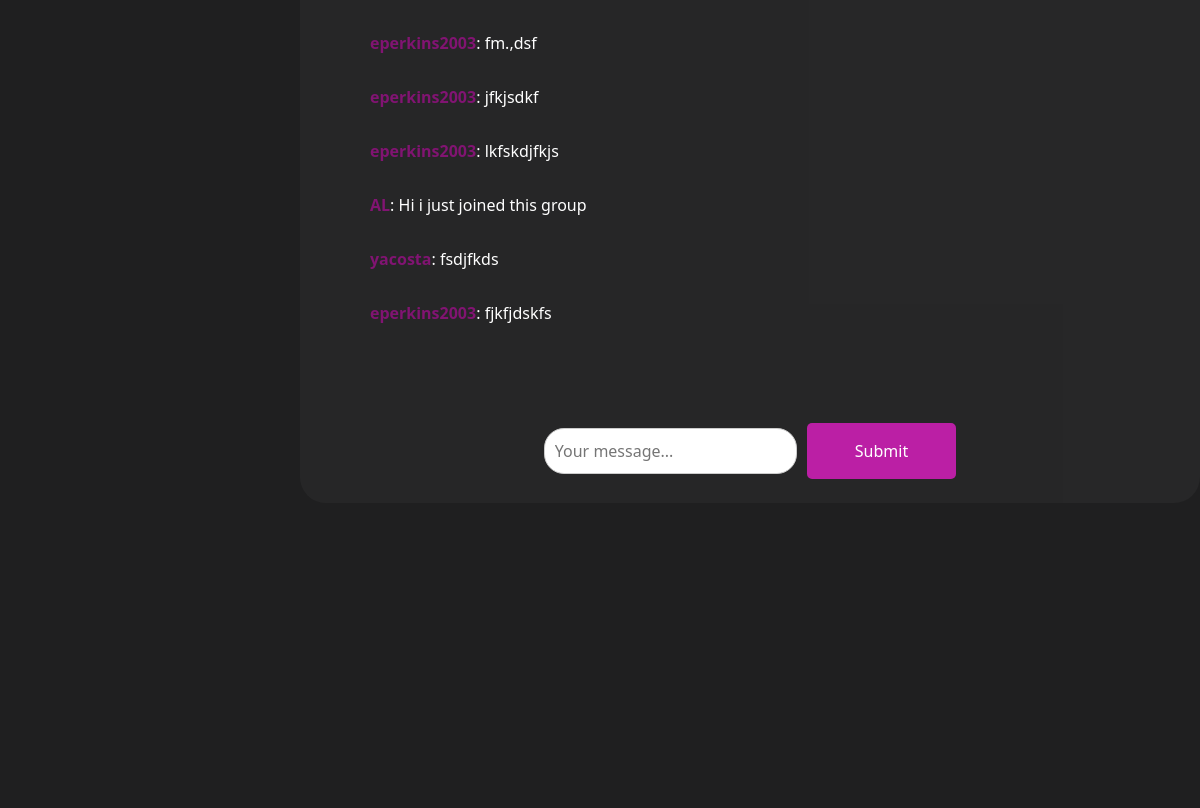
Before: /room/categories/work (signed in, lower part) with the older database file.
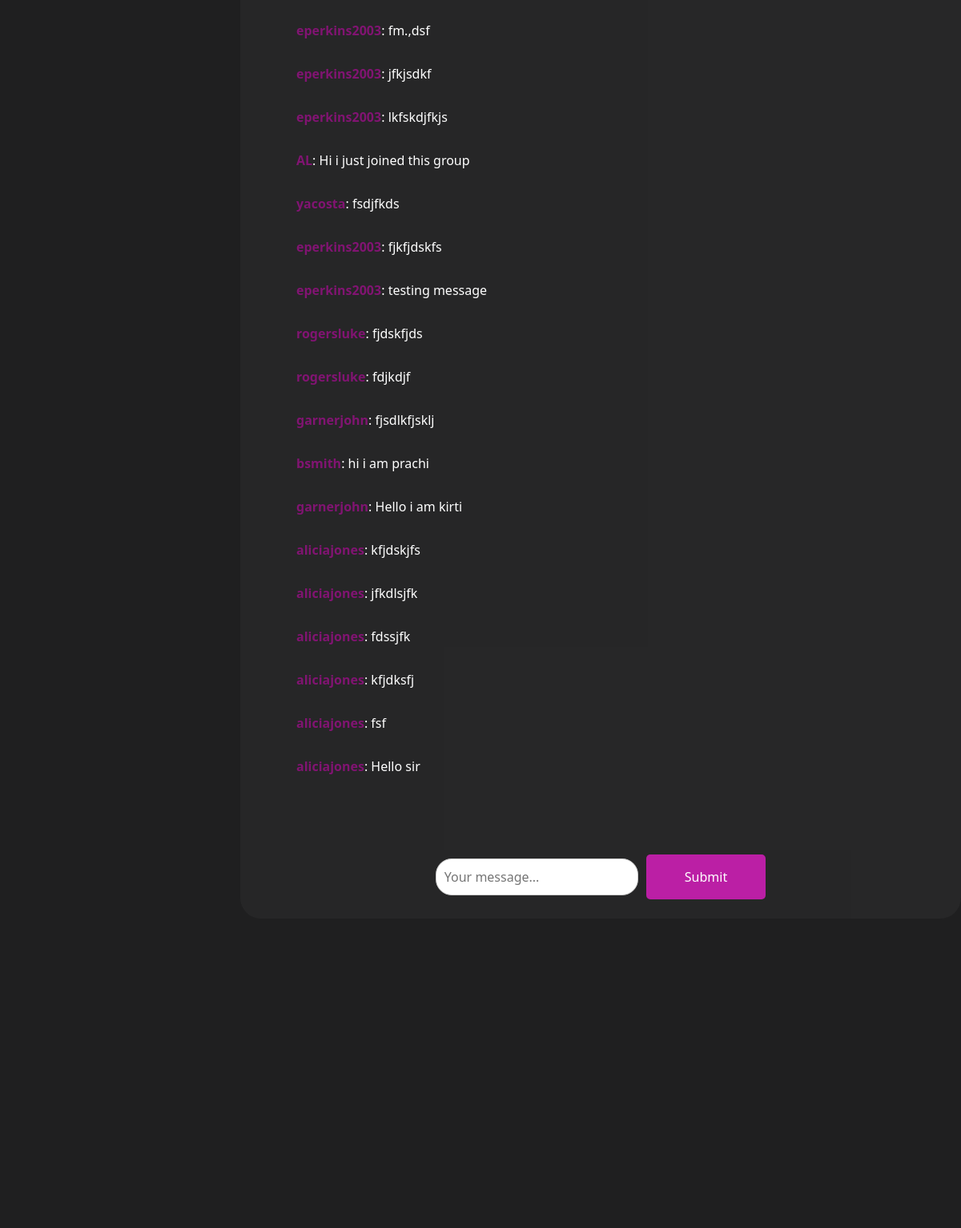
After: the same page with the newer database file.
### room/models.py (models this page shows, shortened)
class Message(models.Model):
    room = models.ForeignKey(Room, related_name='messages', on_delete=models.CASCADE)
    user=models.ForeignKey(User,null=True,on_delete=models.CASCADE)
    content=models.TextField()
    image=models.ImageField(null=True,blank=True,upload_to="images/")
    likes=models.IntegerField(null=True,default=0)
    view_count=models.IntegerField(null=True,default=0)
    hashtags=models.ManyToManyField('Hashtag')
    date_added = models.DateTimeField(auto_now_add=True,null=True)
    parent_message = models.ForeignKey('self', null=True, blank=True, on_delete=models.CASCADE, related_name='replies')
    class Meta:
        ordering = ('date_added',)

### room/views.py (the view)
# urls.py: path("room/",include("room.urls")),
@login_required
def room(request,slug):
    room=Room.objects.get(slug=slug)
    messages=Message.objects.filter(room=room)
    return render(request,'room/room.html',{'room':room,'messages':messages})

### room/templates/room/room.html (shortened to what this page needs)
{% load static %}
<!DOCTYPE html>
<html lang="en">
<head>
    <link href="https://cdn.jsdelivr.net/npm/bootstrap@5.3.1/dist/css/bootstrap.min.css" rel="stylesheet"
>
</head>
<body>
<div class="container-fluid">
  <div class="row content-1">
    <div class="col-3 content-1a res2 sidebar" id="sidebar">
    </div>
    <div class="col-9 chat-container">
        <div class="lg:w-2/4 mx-4 lg:mx-auto p-4 rounded-xl">
          <div class="chat-messages space-y-3" id="chat-messages">
            {% for m in messages %}
            <div class="chat-message"><b>{{ m.user.username }}</b>: {{ m.content }}</div>
            {% endfor %}
          </div>
        </div>
        <div class="msg-out w-80 mx-auto p-4 rounded-xl">
            <form method="post" action="." class="message-input-form">
              <input type="text" name="content" class="msg-in flex-1 mr-3 w-full rounded-l-lg" placeholder="Your message..." id="chat-message-input">
              <button class="msg-button1 px-5 py-3 rounded-r-lg text-white bg-teal-600 hover:bg-teal-700" id="chat-message-submit">Submit</button>
            </form>
          </div>
      </div>
  </div>
</div>
</body>
</html>

Changed rows visible on the page:
added Message: user.username "eperkins2003", content "testing message"
added Message: user.username "rogersluke", content "fjdskfjds"
added Message: user.username "rogersluke", content "fdjkdjf"
added Message: user.username "garnerjohn", content "fjsdlkfjsklj"
added Message: user.username "bsmith", content "hi i am prachi"
added Message: user.username "garnerjohn", content "Hello i am kirti"
added Message: user.username "aliciajones", content "kfjdskjfs"
added Message: user.username "aliciajones", content "jfkdlsjfk"
added Message: user.username "aliciajones", content "fdssjfk"
added Message: user.username "aliciajones", content "kfjdksfj"
added Message: user.username "aliciajones", content "fsf"
added Message: user.username "aliciajones", content "Hello sir"
